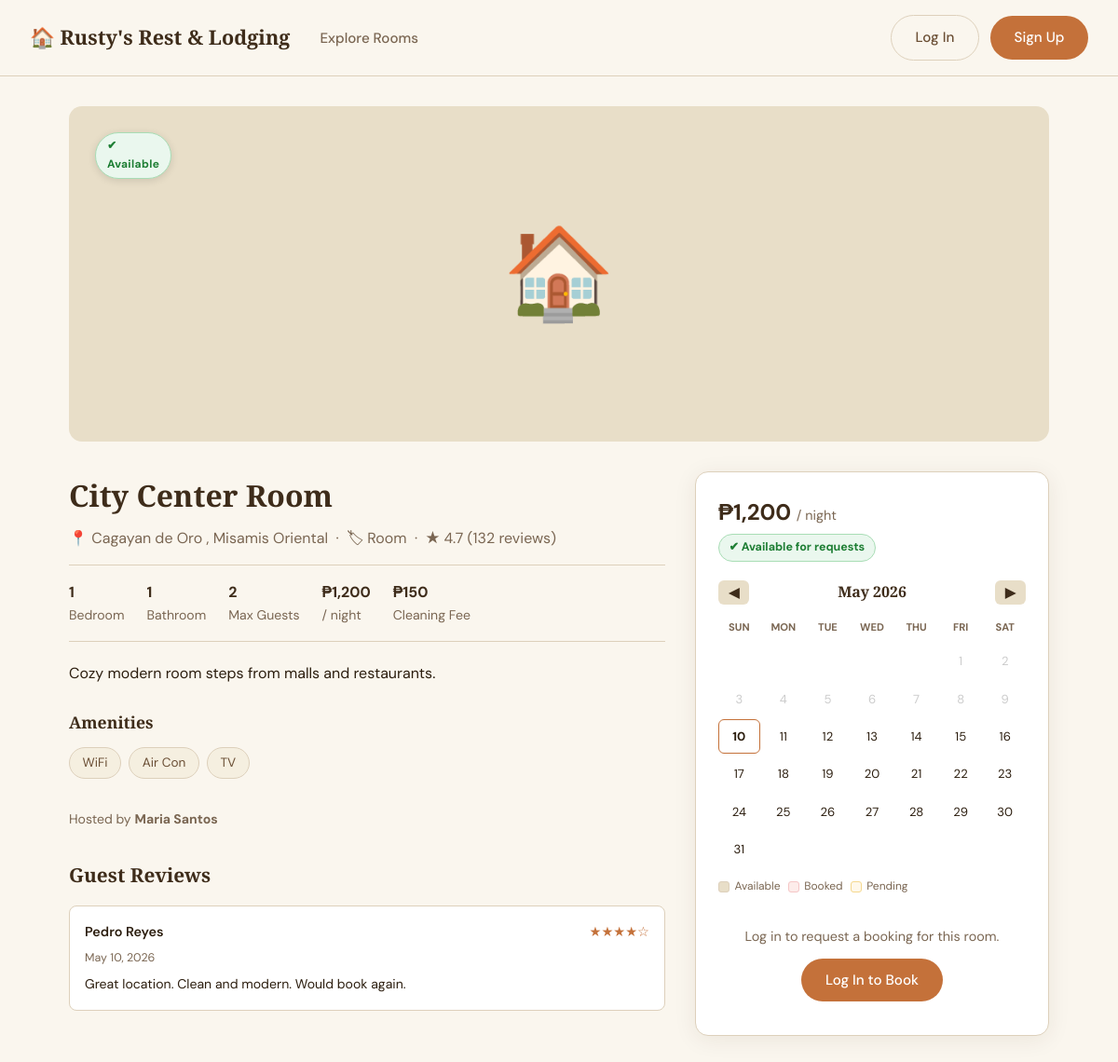
The page /room.php?id=3 on the database its author committed.
### tables this page shows
CREATE TABLE IF NOT EXISTS listings (
  id                INT UNSIGNED   AUTO_INCREMENT PRIMARY KEY,
  host_id           INT UNSIGNED   NOT NULL,
  title             VARCHAR(200)   NOT NULL,
  type              VARCHAR(50)    NOT NULL,
  description       TEXT           DEFAULT NULL,
  address           VARCHAR(255)   DEFAULT NULL,
  city              VARCHAR(100)   NOT NULL,
  province          VARCHAR(100)   DEFAULT NULL,
  bedrooms          TINYINT UNSIGNED NOT NULL DEFAULT 1,
  bathrooms         TINYINT UNSIGNED NOT NULL DEFAULT 1,
  max_guests        TINYINT UNSIGNED NOT NULL DEFAULT 2,
  price_per_night   DECIMAL(10,2)  NOT NULL,
  cleaning_fee      DECIMAL(10,2)  NOT NULL DEFAULT 0.00,
  security_deposit  DECIMAL(10,2)  NOT NULL DEFAULT 0.00,
  amenities         JSON           DEFAULT NULL,
  cover_photo       VARCHAR(255)   DEFAULT NULL,
  rating            DECIMAL(3,2)   NOT NULL DEFAULT 0.00,
  review_count      INT UNSIGNED   NOT NULL DEFAULT 0,
  available         TINYINT(1)     NOT NULL DEFAULT 1,
  created_at        DATETIME NOT NULL DEFAULT CURRENT_TIMESTAMP,
  updated_at        DATETIME NOT NULL DEFAULT CURRENT_TIMESTAMP ON UPDATE CURRENT_TIMESTAMP,
  CONSTRAINT fk_listing_host FOREIGN KEY (host_id) REFERENCES users(id) ON DELETE CASCADE
);

CREATE TABLE IF NOT EXISTS reviews (
  id          INT UNSIGNED  AUTO_INCREMENT PRIMARY KEY,
  listing_id  INT UNSIGNED  NOT NULL,
  user_id     INT UNSIGNED  NOT NULL,
  rating      TINYINT UNSIGNED NOT NULL,
  comment     TEXT          DEFAULT NULL,
  created_at  DATETIME NOT NULL DEFAULT CURRENT_TIMESTAMP,
  CONSTRAINT fk_review_listing FOREIGN KEY (listing_id) REFERENCES listings(id) ON DELETE CASCADE,
  CONSTRAINT fk_review_user    FOREIGN KEY (user_id)    REFERENCES users(id)    ON DELETE CASCADE
);

### db.php (called while the page is built, shortened)
<?php
function isLoggedIn(): bool {
    return !empty($_SESSION['user_id']);
}
function currentUser(): ?array {
    if (!isLoggedIn()) return null;
    return [
        'id'    => $_SESSION['user_id'],
        'name'  => $_SESSION['user_name']  ?? 'Guest',
        'email' => $_SESSION['user_email'] ?? '',
        'role'  => $_SESSION['user_role']  ?? 'guest',
    ];
}

### room.php (the view, shortened to what this page needs)
<?php
require_once 'db.php';
$user      = currentUser();
$listingId = cleanInt($_GET['id'] ?? 0);
try {
    $db   = getDB();
    $stmt = $db->prepare("
        SELECT l.*,
               CONCAT(u.first_name,' ',u.last_name) AS host_name,
               u.email AS host_email
        FROM listings l
        JOIN users u ON u.id = l.host_id
        WHERE l.id = ? LIMIT 1
    ");
    $stmt->execute([$listingId]);
    $room = $stmt->fetch();
    $amenities = json_decode($room['amenities'] ?? '[]', true) ?: [];
    $revStmt = $db->prepare("
        SELECT r.rating, r.comment, r.created_at,
               CONCAT(u.first_name,' ',u.last_name) AS reviewer
        FROM reviews r JOIN users u ON u.id = r.user_id
        WHERE r.listing_id = ?
        ORDER BY r.created_at DESC LIMIT 10
    ");
    $revStmt->execute([$listingId]);
    $reviews = $revStmt->fetchAll();
} catch (PDOException $e) {
    header('Location: listings.php');
    exit;
}
$isHost  = $user && $user['id'] == $room['host_id'];
$isGuest = $user && !$isHost;
?>
<!DOCTYPE html>
<html lang="en">
<head>
  <link rel="stylesheet" href="style.css">
</head>
<body>
<?php include 'navbar.php'; ?>
<div class="room-page">
  <div class="room-hero">
    <?php if (!empty($room['cover_photo'])): ?>
      <img src="<?= htmlspecialchars($room['cover_photo']) ?>"
           alt="<?= htmlspecialchars($room['title']) ?>">
    <?php else: ?>
      🏠
    <?php endif; ?>
    <div style="position:absolute;top:1rem;left:1rem">
      <?php if ($room['available']): ?>
        <span class="avail-badge avail-yes">✔ Available</span>
      <?php else: ?>
        <span class="avail-badge avail-no">✘ Not Available</span>
      <?php endif; ?>
    </div>
  </div>
  <div class="room-layout">
    <div class="room-info">
      <h1 class="room-title"><?= htmlspecialchars($room['title']) ?></h1>
      <div class="room-location">
        📍 <?= htmlspecialchars($room['city']) ?>
        <?php if ($room['province']): ?>, <?= htmlspecialchars($room['province']) ?><?php endif; ?>
        &nbsp;·&nbsp; 🏷 <?= htmlspecialchars($room['type']) ?>
        &nbsp;·&nbsp; ★ <?= number_format($room['rating'], 1) ?>
        (<?= $room['review_count'] ?> reviews)
      </div>
      <div class="room-specs">
        <div class="room-spec"><strong><?= $room['bedrooms'] ?></strong><span>Bedroom<?= $room['bedrooms']>1?'s':'' ?></span></div>
        <div class="room-spec"><strong><?= $room['bathrooms'] ?></strong><span>Bathroom<?= $room['bathrooms']>1?'s':'' ?></span></div>
        <div class="room-spec"><strong><?= $room['max_guests'] ?></strong><span>Max Guests</span></div>
        <div class="room-spec"><strong>₱<?= number_format($room['price_per_night']) ?></strong><span>/ night</span></div>
        <?php if ($room['cleaning_fee'] > 0): ?>
          <div class="room-spec"><strong>₱<?= number_format($room['cleaning_fee']) ?></strong><span>Cleaning Fee</span></div>
        <?php endif; ?>
      </div>
      <?php if ($room['description']): ?>
        <p class="room-desc"><?= nl2br(htmlspecialchars($room['description'])) ?></p>
      <?php endif; ?>
      <?php if ($amenities): ?>
        <h3 style="font-size:1.1rem;margin-bottom:.75rem">Amenities</h3>
        <div class="amenity-list">
          <?php foreach ($amenities as $a): ?>
            <span class="amenity-pill"><?= htmlspecialchars($a) ?></span>
          <?php endforeach; ?>
        </div>
      <?php endif; ?>
      <p style="color:var(--text-muted);font-size:.88rem">
        Hosted by <strong><?= htmlspecialchars($room['host_name']) ?></strong>
      </p>
      <?php if ($reviews): ?>
      <div class="reviews-section" style="margin-top:2rem">
        <h3>Guest Reviews</h3>
        <?php foreach ($reviews as $r): ?>
          <div class="review-card">
            <div class="review-header">
              <span class="review-name"><?= htmlspecialchars($r['reviewer']) ?></span>
              <span class="review-stars"><?= str_repeat('★', $r['rating']) ?><?= str_repeat('☆', 5-$r['rating']) ?></span>
            </div>
            <div class="review-date"><?= date('M j, Y', strtotime($r['created_at'])) ?></div>
            <?php if ($r['comment']): ?>
              <p class="review-text" style="margin-top:.4rem"><?= htmlspecialchars($r['comment']) ?></p>
            <?php endif; ?>
          </div>
        <?php endforeach; ?>
      </div>
      <?php endif; ?>
    </div>
    <div class="booking-sidebar">
      <div class="sidebar-price">
        ₱<?= number_format($room['price_per_night']) ?>
        <span>/ night</span>
      </div>
      <div class="sidebar-avail">
        <?php if ($room['available']): ?>
          <span class="avail-badge-inline avail-yes">✔ Available for requests</span>
        <?php else: ?>
          <span class="avail-badge-inline avail-no">✘ Not accepting bookings</span>
        <?php endif; ?>
      </div>
      <div class="cal-wrap">
        <div class="cal-header">
          <button class="cal-nav" id="calPrev">◀</button>
          <h4 id="calMonthLabel"></h4>
          <button class="cal-nav" id="calNext">▶</button>
        </div>
        <div class="cal-grid" id="calGrid">
        </div>
        <div class="cal-legend">
          <div class="leg-item"><div class="leg-dot leg-avail"></div> Available</div>
          <div class="leg-item"><div class="leg-dot leg-approved"></div> Booked</div>
          <div class="leg-item"><div class="leg-dot leg-pending"></div> Pending</div>
        </div>
      </div>
      <?php if ($isGuest && $room['available']): ?>
      <div id="avail-banner" class="avail-banner"></div>
      <form id="bookingForm">
        <?= csrfField() ?>
        <input type="hidden" name="action"     value="create_booking">
        <input type="hidden" name="listing_id" value="<?= $room['id'] ?>">
        <input type="hidden" name="check_in"   id="f-checkin">
        <input type="hidden" name="check_out"  id="f-checkout">
        <div class="form-group" style="margin-bottom:.75rem">
          <label>Selected Dates</label>
          <div id="selected-dates-display" style="padding:.65rem 1rem;background:var(--beige);
               border-radius:var(--radius-sm);font-size:.88rem;color:var(--text-muted)">
            Click the calendar to pick check-in → check-out
          </div>
        </div>
        <div class="form-group">
          <label>Guests</label>
          <select name="guests" id="f-guests">
            <?php for ($i=1;$i<=$room['max_guests'];$i++): ?>
              <option value="<?= $i ?>"><?= $i ?> Guest<?= $i>1?'s':'' ?></option>
            <?php endfor; ?>
          </select>
        </div>
        <div class="form-group">
          <label>Payment Method</label>
          <select name="payment_method">
            <option value="GCash">GCash</option>
            <option value="Card">Credit / Debit Card</option>
            <option value="Cash">Cash on Arrival</option>
          </select>
        </div>
        <div class="form-group">
          <label>Special Requests</label>
          <textarea name="special_requests" rows="2"
                    placeholder="Early check-in, extra pillows…"></textarea>
        </div>
        <div class="price-breakdown" id="price-breakdown" style="display:none">
          <div class="price-line">
            <span id="pb-rate">Rate</span><span id="pb-rate-val"></span>
          </div>
          <div class="price-line">
            <span>Cleaning Fee</span>
            <span>₱<?= number_format($room['cleaning_fee']) ?></span>
          </div>
          <div class="price-line total">
            <strong>Total</strong><strong id="pb-total"></strong>
          </div>
        </div>
        <button type="submit" class="btn-primary w-full" id="bookBtn"
                style="margin-top:.75rem" disabled>
          Select Dates First
        </button>
      </form>
      <?php elseif (!$user): ?>
      <div style="text-align:center;padding:.75rem 0">
        <p style="color:var(--text-muted);margin-bottom:.75rem;font-size:.9rem">
          Log in to request a booking for this room.
        </p>
        <a href="login.php?redirect=room.php%3Fid=<?= $room['id'] ?>" class="btn-primary">
          Log In to Book
        </a>
      </div>
      <?php endif; ?>
    </div>
  </div>
</div>
</body>
</html>

### style.css (style rules this page uses)
:root { --beige: #F5EFE0; --beige-light: #FAF6EE; --beige-dark: #E8DEC8; --cream: #FDF9F3; --brown: #6B4F35; --brown-light: #9B7558; --brown-dark: #3E2C1A; --accent: #C4713A; --accent-hover: #A85E2B; --text: #2C1E0F; --text-muted: #7A6652; --border: #DDD0BB; --white: #FFFFFF; --shadow: 0 4px 24px rgba(60,35,10,.08); --shadow-lg: 0 12px 40px rgba(60,35,10,.14); --radius: 14px; --radius-sm: 8px; --t: .2s ease; --avail-yes-bg: #eaf7ee; --avail-yes-text: #1e7e34; --avail-yes-border:#a8ddb5; --avail-no-bg: #fdecea; --avail-no-text: #a61c00; --avail-no-border:#f5c6c6; }
*,*::before,*::after { box-sizing:border-box;margin:0;padding:0 }
html { scroll-behavior:smooth }
body { font-family:'DM Sans',sans-serif;background:var(--beige-light);color:var(--text);line-height:1.6 }
h1,h2,h3,h4 { font-family:'Playfair Display',serif;color:var(--brown-dark) }
a { color:var(--accent);text-decoration:none;transition:color var(--t) }
.btn-primary { display:inline-block;padding:.7rem 1.6rem;background:var(--accent); color:var(--white);border:none;border-radius:50px;font-weight:500; cursor:pointer;transition:background var(--t),transform var(--t),box-shadow var(--t); font-family:'DM Sans',sans-serif;font-size:.95rem }
.avail-badge { position:absolute;top:.75rem;left:.75rem; display:inline-flex;align-items:center;gap:.3rem; padding:.3rem .75rem;border-radius:50px; font-size:.75rem;font-weight:700;letter-spacing:.03em; border:1.5px solid transparent; box-shadow:0 2px 8px rgba(0,0,0,.12); pointer-events:none;z-index:2 }
.avail-yes { background:var(--avail-yes-bg);color:var(--avail-yes-text); border-color:var(--avail-yes-border) }
.avail-badge-inline { display:inline-flex;align-items:center;gap:.3rem; padding:.25rem .65rem;border-radius:50px; font-size:.78rem;font-weight:700;border:1.5px solid transparent }
.avail-badge-inline.avail-yes { background:var(--avail-yes-bg);color:var(--avail-yes-text);border-color:var(--avail-yes-border) }

### rows shown on the page
listings: title "City Center Room", city "Cagayan de Oro", province "Misamis Oriental", type "Room", rating "4.7", review_count "132", bedrooms "1", bathrooms "1", max_guests "2", price_per_night "1,200", cleaning_fee "150", description "Cozy modern room steps from malls and restaurants.", amenities "WiFi", amenities "Air Con", amenities "TV"
reviews: reviewer "Pedro Reyes", rating "★★★★", rating "☆", created_at "May 10, 2026", comment "Great location. Clean and modern. Would book again."

### other values the page prints
$room['host_name'] "Maria Santos"
